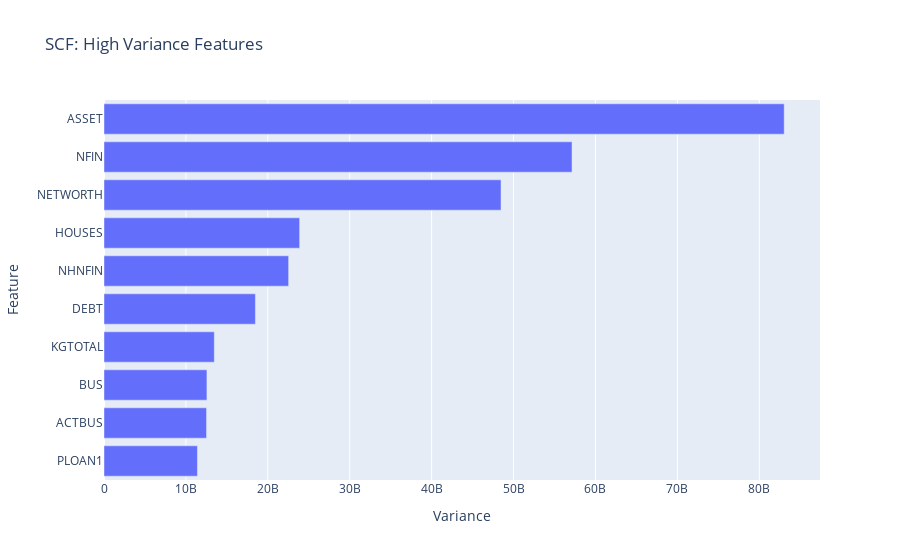

This figure's notebook cell:
### Markdown cell above
It is better and easier to see the above information in the form of a visualisation. So i will use plotly express to create a horizontal bar chart of top_ten_var.

### Code cell
# Create horizontal bar chart of `top_ten_var`
fig = px.bar(
    x=top_ten_var,
    y=top_ten_var.index,
    title="SCF: High Variance Features"
)
fig.update_layout(xaxis_title="Variance", yaxis_title="Feature")
fig.show()
plt.savefig("images1.png", dpi=150)

### Figure 1 — Plotly figure (JSON) as saved in the notebook; plotly's stock layout.template omitted (floating-point values rounded to 4 significant figures)
{"data": [{"alignmentgroup": "True", "hovertemplate": "x=%{x}<br>y=%{y}<extra></extra>", "legendgroup": "", "marker": {"color": "#636efa", "pattern": {"shape": ""}}, "name": "", "offsetgroup": "", "orientation": "h", "showlegend": false, "textposition": "auto", "type": "bar", "x": [11410000000.0, 12520000000.0, 12570000000.0, 13460000000.0, 18480000000.0, 22540000000.0, 23880000000.0, 48470000000.0, 57140000000.0, 83040000000.0], "xaxis": "x", "y": ["PLOAN1", "ACTBUS", "BUS", "KGTOTAL", "DEBT", "NHNFIN", "HOUSES", "NETWORTH", "NFIN", "ASSET"], "yaxis": "y"}], "layout": {"barmode": "relative", "legend": {"tracegroupgap": 0}, "title": {"text": "SCF: High Variance Features"}, "xaxis": {"anchor": "y", "domain": [0, 1], "title": {"text": "Variance"}}, "yaxis": {"anchor": "x", "domain": [0, 1], "title": {"text": "Feature"}}}}
